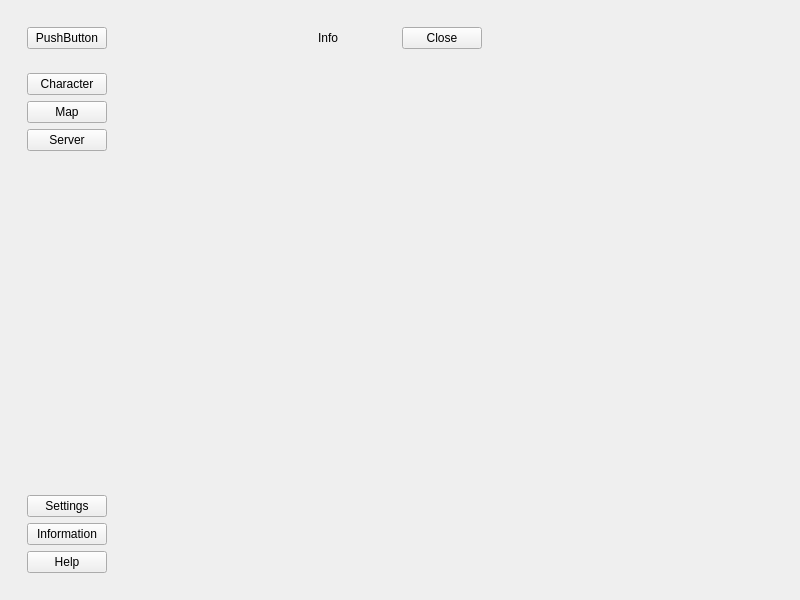
<?xml version="1.0" encoding="UTF-8"?>
<ui version="4.0">
 <class>CustomMainWindow</class>
 <widget class="QCustomQMainWindow" name="CustomMainWindow">
  <property name="geometry">
   <rect>
    <x>0</x>
    <y>0</y>
    <width>800</width>
    <height>600</height>
   </rect>
  </property>
  <property name="windowTitle">
   <string>Custom MainWindow</string>
  </property>
  <widget class="QWidget" name="centralwidget">
   <layout class="QHBoxLayout" name="horizontalLayout">
    <item alignment="Qt::AlignmentFlag::AlignLeft">
     <widget class="QWidget" name="sidebar" native="true">
      <layout class="QVBoxLayout" name="verticalLayout">
       <item alignment="Qt::AlignmentFlag::AlignLeft|Qt::AlignmentFlag::AlignTop">
        <widget class="QWidget" name="widget_2" native="true">
         <layout class="QVBoxLayout" name="verticalLayout_2">
          <item>
           <widget class="QPushButton" name="openInfoMenu">
            <property name="text">
             <string>PushButton</string>
            </property>
           </widget>
          </item>
         </layout>
        </widget>
       </item>
       <item alignment="Qt::AlignmentFlag::AlignLeft|Qt::AlignmentFlag::AlignTop">
        <widget class="QWidget" name="widget_3" native="true">
         <layout class="QVBoxLayout" name="verticalLayout_4">
          <item>
           <widget class="QPushButton" name="character">
            <property name="text">
             <string>Character</string>
            </property>
           </widget>
          </item>
          <item>
           <widget class="QPushButton" name="map">
            <property name="text">
             <string>Map</string>
            </property>
           </widget>
          </item>
          <item>
           <widget class="QPushButton" name="server">
            <property name="text">
             <string>Server</string>
            </property>
           </widget>
          </item>
         </layout>
        </widget>
       </item>
       <item>
        <spacer name="verticalSpacer">
         <property name="orientation">
          <enum>Qt::Orientation::Vertical</enum>
         </property>
         <property name="sizeHint" stdset="0">
          <size>
           <width>20</width>
           <height>40</height>
          </size>
         </property>
        </spacer>
       </item>
       <item alignment="Qt::AlignmentFlag::AlignLeft|Qt::AlignmentFlag::AlignBottom">
        <widget class="QWidget" name="widget" native="true">
         <layout class="QVBoxLayout" name="verticalLayout_3">
          <item>
           <widget class="QPushButton" name="settings">
            <property name="text">
             <string>Settings</string>
            </property>
           </widget>
          </item>
          <item>
           <widget class="QPushButton" name="information">
            <property name="text">
             <string>Information</string>
            </property>
           </widget>
          </item>
          <item>
           <widget class="QPushButton" name="help">
            <property name="text">
             <string>Help</string>
            </property>
           </widget>
          </item>
         </layout>
        </widget>
       </item>
      </layout>
     </widget>
    </item>
    <item>
     <widget class="QWidget" name="infoMenu" native="true">
      <property name="maximumSize">
       <size>
        <width>200</width>
        <height>16777215</height>
       </size>
      </property>
      <layout class="QVBoxLayout" name="verticalLayout_5">
       <item>
        <widget class="QWidget" name="sidebarTop" native="true">
         <layout class="QHBoxLayout" name="horizontalLayout_2">
          <item>
           <widget class="QLabel" name="label">
            <property name="text">
             <string>Info</string>
            </property>
           </widget>
          </item>
          <item>
           <widget class="QPushButton" name="closeInfo">
            <property name="text">
             <string>Close</string>
            </property>
           </widget>
          </item>
         </layout>
        </widget>
       </item>
       <item>
        <widget class="QStackedWidget" name="stackedWidget">
         <property name="currentIndex">
          <number>0</number>
         </property>
         <widget class="QWidget" name="page"/>
         <widget class="QWidget" name="page_2"/>
        </widget>
       </item>
      </layout>
     </widget>
    </item>
    <item>
     <widget class="QWidget" name="mainBody" native="true"/>
    </item>
   </layout>
  </widget>
 </widget>
 <customwidgets>
  <customwidget>
   <class>QCustomQMainWindow</class>
   <extends>QMainWindow</extends>
   <header>Custom_Widgets.QCustomQMainWindow</header>
   <container>1</container>
  </customwidget>
 </customwidgets>
 <resources/>
 <connections/>
</ui>
